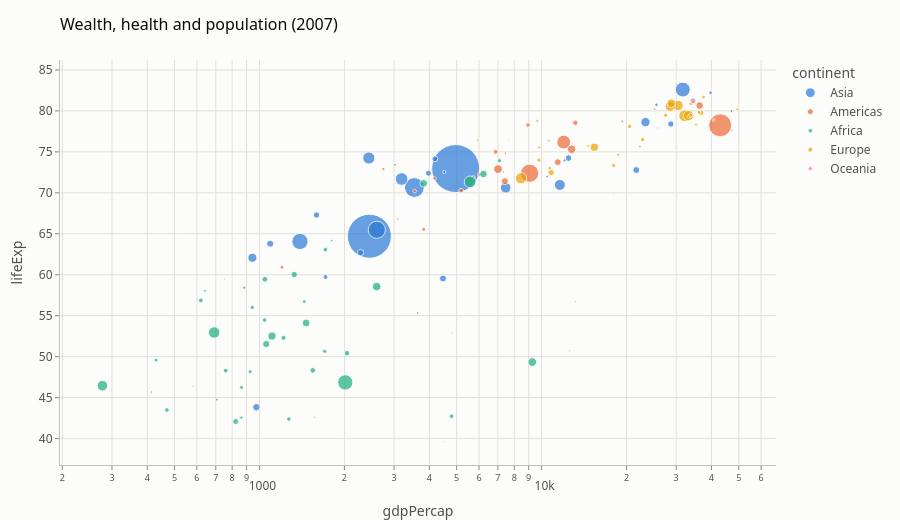

The code cell stored with this chart in its notebook:
### Code cell
pc.bubble(g07, 'gdpPercap', 'lifeExp', 'pop', 'continent', label=None, log_x=True, backend='plotly',
          title='Wealth, health and population (2007)')
